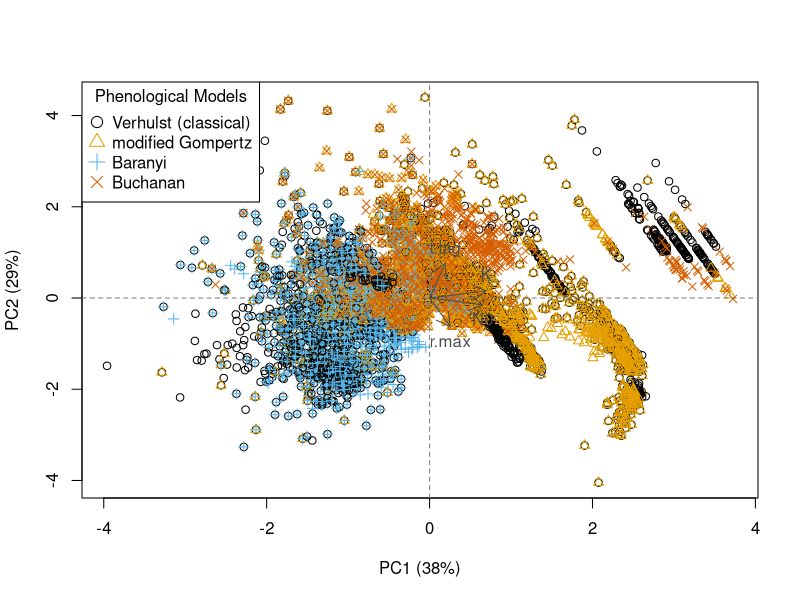

The R script that drew this image:
#!/bin/env Rscript

# Author: PokMan Ho pok.ho19@imperial.ac.uk
# Script: Log_3.R
# Desc: Do any parameters facours any phenological model(s)?
# Input: ```Rscript Log_3.R```
# Output: 1. useful numbers for report (.txt); 2. clusterplot (.pdf)
# Arguments: 0
# Date: Nov 2019

## settings:
## a = raw data (data subset in slave scripts)
## a.~ = data.frames decending from raw data
## f.~ = functions
## v.~ = variables
## i~ = temporary variables

## library
cbp <- c("#000000", "#E69F00", "#56B4E9", "#009E73", "#0072B2", "#D55E00", "#CC79A7", "#e79f00", "#9ad0f3", "#F0E442", "#999999", "#cccccc", "#6633ff", "#00FFCC", "#0066cc")## colour-blind friendly palette

cat("PCA analysis on model parameters\n")
## input
a<-read.table("../data/Log_t1_daFa.txt", stringsAsFactors = F, header = F)
a<-a[which(!is.na(a[,2])),]
a[,dim(a)[2]+1]<-substr(tolower(a[,1]),1,2)
for(i in 1:dim(a)[1]){if(a[i,dim(a)[2]]=="mo"){a[i,dim(a)[2]]<-"go"}};rm(i) ## synchronize model abbreviation

a.pm<-a[which(a[,dim(a)[2]]!="cu"&a[,dim(a)[2]]!="qu"),] ## select for phenological models only
colnames(a.pm)=c("model", "dataset", "AIC", "N0", "K", "r.max", "t.lag", "abbr") ## rename df cols to more human-friendly

## PCA analysis on parameters
a.pca<-prcomp(log(a.pm[,4:7]), scale = T) ## PCA on dataframe of parameters
a.pcS<-summary(a.pca)

## PCA biplot and associated appearance modifications
pdf("../results/Log_PCA.pdf")
## <https://www.benjaminbell.co.uk/2018/02/principal-components-analysis-pca-in-r.html>
# screeplot(a.pca,type = "l")
a.pm$symbol<-ifelse(a.pm$abbr=="ve",1,ifelse(a.pm$abbr=="go",2,ifelse(a.pm$abbr=="ba",3,4))) ## set biplot symbol type
a.pm$colour<-ifelse(a.pm$abbr=="ve",cbp[1],ifelse(a.pm$abbr=="go",cbp[2],ifelse(a.pm$abbr=="ba",cbp[3],cbp[6]))) ## set biplot colour types
plot(a.pca$x[,2]~a.pca$x[,1],
     xlab=paste0("PC1 (",round(a.pcS$importance[2],2)*100,"%)"),
     ylab=paste0("PC2 (",round(a.pcS$importance[5],2)*100,"%)"),
     pch=a.pm$symbol, col=a.pm$colour)
abline(v=0,lty=2, col="grey50") ## add vert ref
abline(h=0,lty=2, col="grey50") ## add hori ref

a.pcL<-a.pca$rotation[,1:2] ## magnify arrow size (risky)

arrows(x0 = 0, x1 = a.pcL[,1], y0 = 0, y1 = a.pcL[,2], col = "grey30", length = .15)

a.pcT<-ifelse(a.pcL[,2]<0,1,3) ## label position
text(x=a.pcL[,1], y=a.pcL[,2], labels = row.names(a.pca$rotation), col = "grey30", pos = a.pcT) ## plot labels

legend("topleft", legend = c("Verhulst (classical)", "modified Gompertz", "Baranyi", "Buchanan"), title = "Phenological Models", pch = 1:4, col = cbp[c(1:3,6)], pt.cex = 1.5)

dev.off()

## data export for report
a.expt<-c(round(a.pcS$importance[2],2)*100,round(a.pca$rotation[,1],2),round(a.pcS$importance[5],2)*100,round(a.pca$rotation[,2],2))
# a.expt<-round(c(a.pca$rotation[,1:2]),2)
write.table(a.expt, "../data/ttt_PCA.txt", quote = F, col.names = F, row.names = F)
